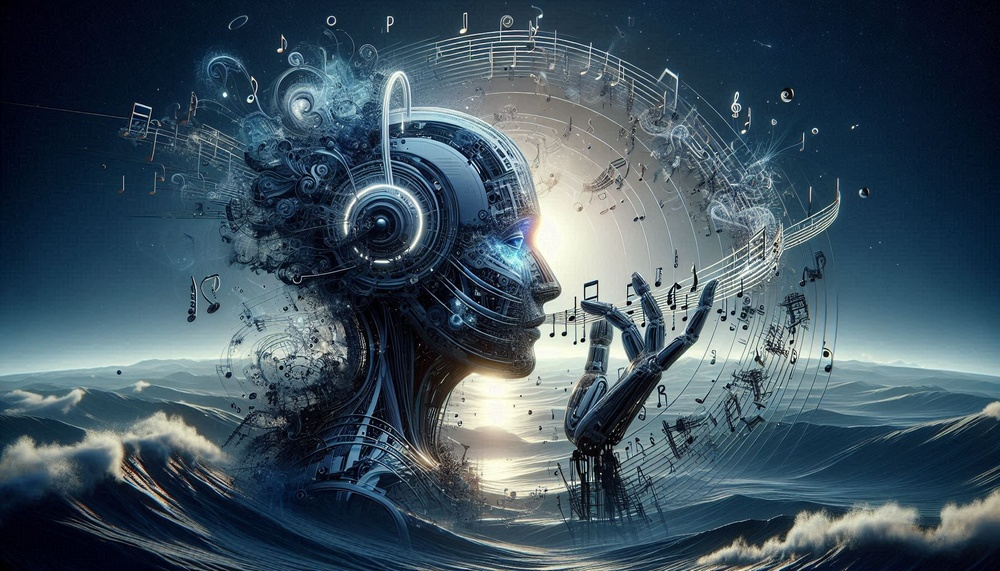
#> input picture image.jpg, 1000 x 571 px, shrunk from 1792 x 1024 before the run, found by its file name
$ python light_variation.py
#> lines starting #> are read from the running program, lines starting #| are printed output that depends on the picture
import numpy as np
from PIL import Image, ImageEnhance
import os
import cv2

def light_variation(image_array, intensity=1.0):
    """
    Apply a "light variation" effect that adjusts brightness and adds a warm or cool tone,
    simulating dynamic lighting conditions.
    """
    # Passe Helligkeit und Kontrast an, um Lichtvariationen zu simulieren
    img = Image.fromarray(image_array)
    brightness_enhancer = ImageEnhance.Brightness(img)
    img = brightness_enhancer.enhance(1 + 0.2 * intensity)

    # Konvertiere zu OpenCV-Format, um Farbverschiebung anzuwenden
    img_cv = np.array(img)

    # Erzeuge eine Farbverschiebung, indem wir den Blau- und Rotkanal anpassen
    # für warmes oder kühles Licht
    shift = int(20 * intensity)
    img_cv[:, :, 0] = np.clip(img_cv[:, :, 0] + shift, 0, 255)  # Blau-Kanal
    img_cv[:, :, 2] = np.clip(img_cv[:, :, 2] - shift, 0, 255)  # Rot-Kanal

    return img_cv

def save_frames_with_light_variation(input_image_path, output_folder, duration_seconds=10, fps=24, initial_intensity=1.0, intensity_step=0.05):
    """
    Applies the light_variation effect to an image and saves a sequence of frames.
    """
#> called with input_image_path = 'image.jpg', output_folder = 'output_frames/light_variation', duration_seconds = 10, fps = 24, initial_intensity = 1, intensity_step = 0.05
    # Lade das Bild
    img = Image.open(input_image_path).convert("RGB")
#> img is the input picture: PIL image 1000x571 RGB; mean R, G, B 63.1, 82.1, 94.7
    img_array = np.array(img)

    # Erstelle das Ausgabeverzeichnis, falls es nicht existiert
    os.makedirs(output_folder, exist_ok=True)

    # Berechne die benötigte Anzahl der Frames basierend auf Dauer und FPS
    num_frames = duration_seconds * fps

    for i in range(num_frames):
        # Berechne die Intensität für diesen Frame
        intensity = initial_intensity + i * intensity_step

        # Wende den Lichteffekt an
        transformed_image = light_variation(img_array, intensity=intensity)

        # Speichere den Frame
        frame_path = os.path.join(output_folder, f"frame_{i:04d}.jpg")

        # Speichere explizit jeden Frame und gebe den Status in der Konsole aus
        Image.fromarray(transformed_image).save(frame_path)
        print(f"Frame {i:04d} gespeichert unter {frame_path} mit Intensität {intensity:.2f}")
#> this loop made 240 passes
#> pass 1, in light_variation, `img = brightness_enhancer.enhance(1 + 0.2 * intensity)`:
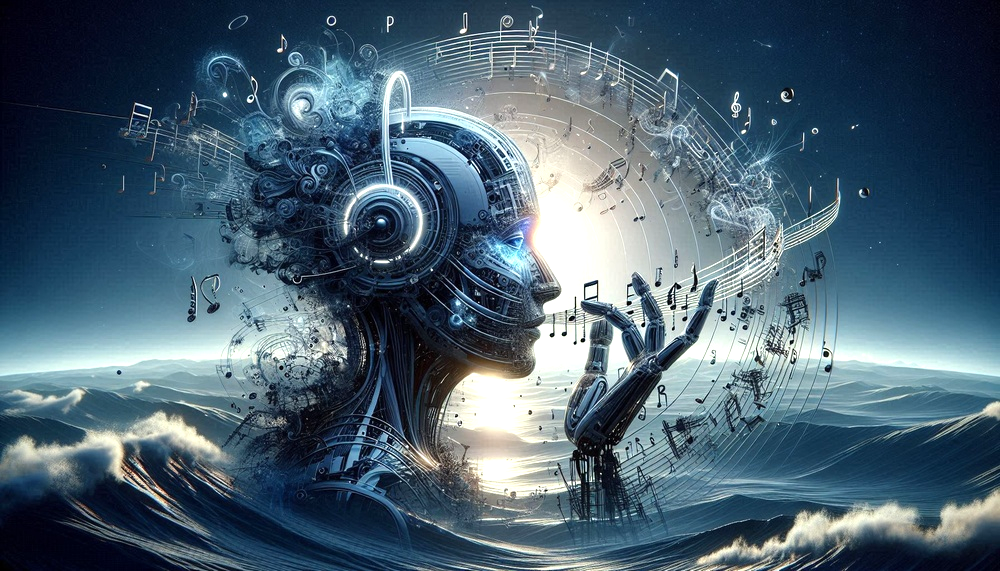
#> img: PIL image 1000x571 RGB; mean R, G, B 74.6, 97.2, 112.7
#> pass 1, in save_frames_with_light_variation, `transformed_image = light_variation(img_array, intensity=intensity)`:
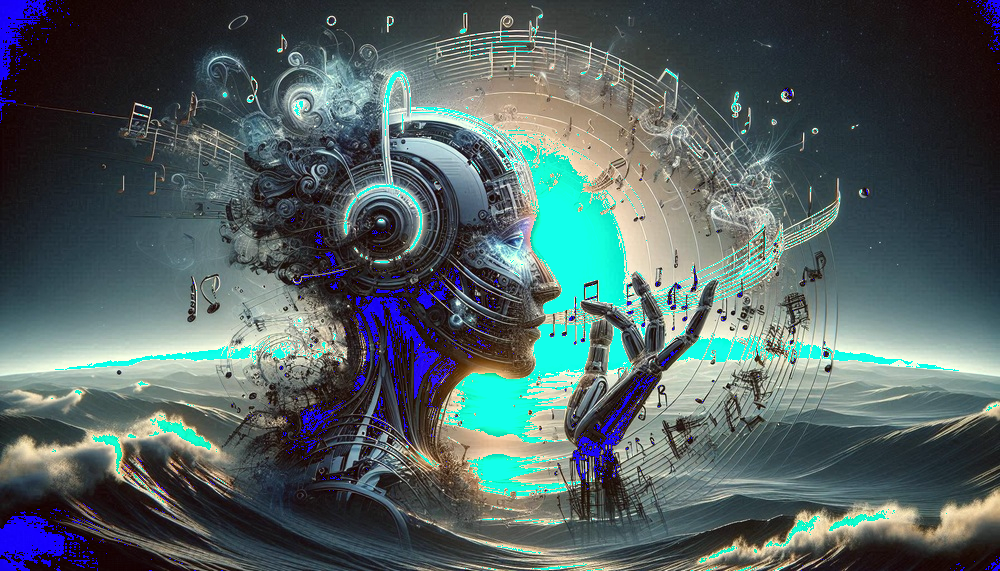
#> transformed_image: shape (571, 1000, 3); mean R, G, B 81.5, 97.2, 97.9
#> pass 2, in save_frames_with_light_variation, `transformed_image = light_variation(img_array, intensity=intensity)`:
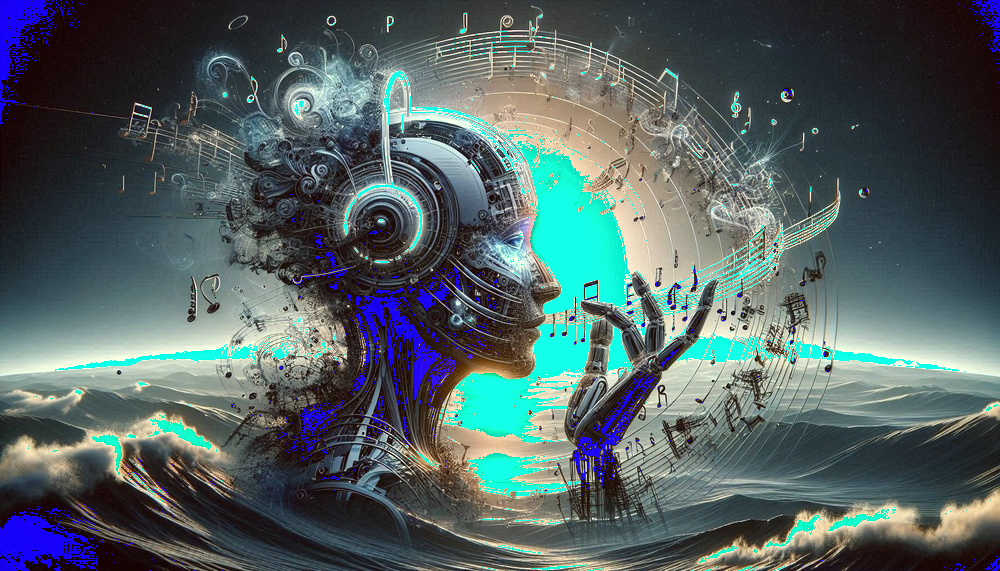
#> transformed_image: shape (571, 1000, 3); mean R, G, B 82.4, 97.8, 98.7
#> after the loop:
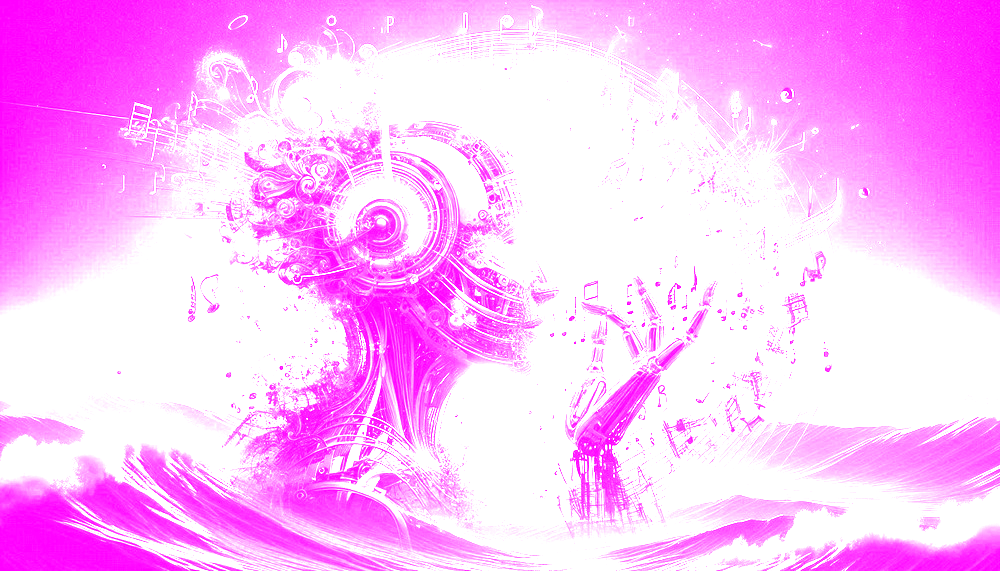
#> transformed_image: shape (571, 1000, 3); mean R, G, B 255, 185.7, 255

# Beispielaufruf
save_frames_with_light_variation("image.jpg", "output_frames/light_variation", duration_seconds=10, fps=24, initial_intensity=1.0, intensity_step=0.05)
